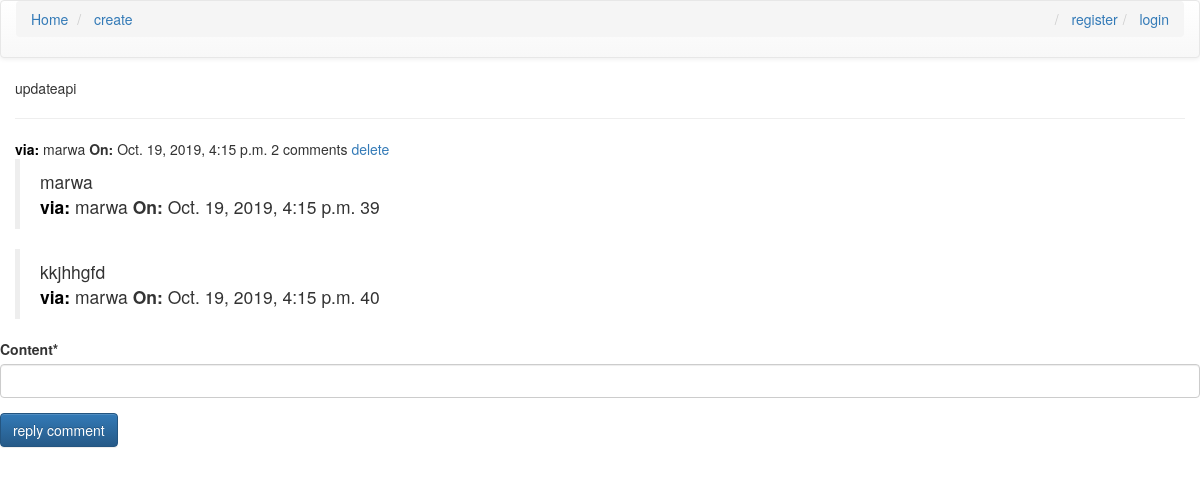
The page /comments/detail/33 on the database its author committed.
### comments/models.py (models this page shows, shortened)
class Comment(models.Model):
     user= models.ForeignKey(settings.AUTH_USER_MODEL, on_delete=models.PROTECT,default=1)
     content_type = models.ForeignKey(ContentType, on_delete=models.CASCADE)
     object_id = models.PositiveIntegerField()
     content_object = GenericForeignKey('content_type', 'object_id')
     parent=models.ForeignKey("self",null=True, on_delete=models.CASCADE)
     content= models.TextField()
     timestamp=models.DateTimeField(auto_now=True)
     objects=CommentManager()
     class Meta:
       ordering=['timestamp']
     def children(self):
        return Comment.objects.filter(parent=self)
     @property
     def is_parent(self):
         if self.parent is not None:
            return   False
         return   True

### comments/views.py (the view, shortened to what this page needs)
# urls.py: url(r'^detail/(?P<id>\d+)',comment_thread,name= "comment"),
def comment_thread(request,id):
    if Comment.objects.filter(id=id).exists()==True:
        obj=get_object_or_404(Comment,id=id)
        if not obj.is_parent:
            obj=obj.parent
        content_object = obj.content_object
        content_id     =  obj.content_object.id
        initial_data={
            "content_type":obj.content_type,
            "object_id":obj.object_id
        }
        form=CommentForm(request.POST or None ,initial= initial_data)
        context={
            "obj":obj ,
            "form":form
        }
        return render(request,"comment_thread.html",context)
    else:
        return HttpResponse("no comments")

### comments/forms.py
class CommentForm(forms.ModelForm):
    content_type = forms.CharField(widget=forms.HiddenInput)
    object_id = forms.IntegerField(widget=forms.HiddenInput)
    content=forms.CharField(widget=forms.TextInput)
    class Meta:
        model = Comment
        fields = [
            "content",
        ]

### comments/models.py (called while the page is built)
    def all(self):
      qs=super(CommentManager,self).filter(parent= None)
      return qs

### comments/templates/comment_thread.html (shortened to what this page needs)
{% extends 'base.html' %}
{% load crispy_forms_tags %}
{% load static %}
{% load urlify %}
{% block content %}
<div class="container container-table">
    <div class="row vertical-center-row">
        {{ obj.content }}</h4><br/><hr>
        <footer>
        <B style="color:black;"> via: </B>{{ obj.user }}
        <B style="color:blake;"> On: </B>{{ obj.timestamp }}
        {% if obj.children.count > 0 %}
            {{ obj.children.count }} comments
        {% endif %}
        <a href="  /comments/delete/{{ obj.id }}">delete</a>
        <br/>
        <footer>
    <div>
     {% for child in obj.children %}
        <blockquote >
            {{ child.content }}<br/>
        <B style="color:black;"> via: </B>{{ obj.user }} <B style="color:blake;">
            On: </B>{{ obj.timestamp }}
            {{ child.id }}
            <br/>
    </blockquote >
        {% endfor %}
        <form action="" method="POST" enctype="multipart/form-data">
            <div class="row ">
                    {{ form|crispy }}
            <input type="submit" value="reply comment"  class="btn btn-primary">
            </div>
        </form>
</div>
</div>
</div>
{% endblock %}

### rows shown on the page
Comment: content "updateapi", user "marwa", timestamp "Oct. 19, 2019, 4:15 p.m.", children.count "2"
Comment: content "marwa", id "39"
Comment: content "kkjhhgfd", id "40"
